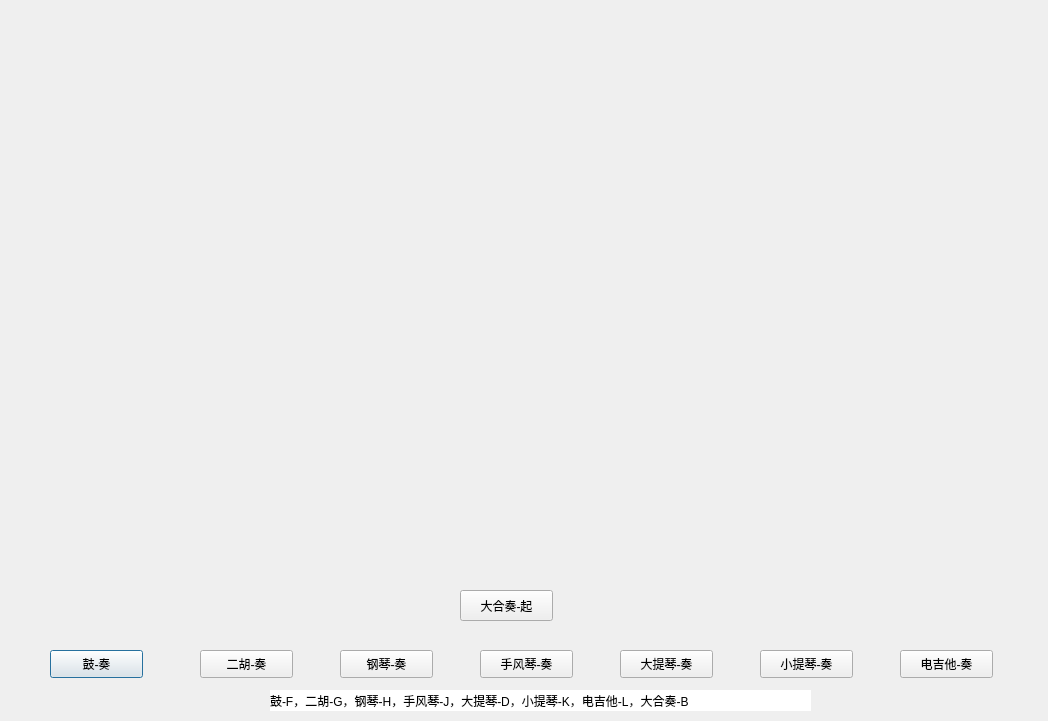
<?xml version="1.0" encoding="UTF-8"?>
<ui version="4.0">
 <class>band</class>
 <widget class="QDialog" name="band">
  <property name="geometry">
   <rect>
    <x>0</x>
    <y>0</y>
    <width>1048</width>
    <height>721</height>
   </rect>
  </property>
  <property name="windowTitle">
   <string>Dialog</string>
  </property>
  <widget class="QPushButton" name="drumBtn">
   <property name="geometry">
    <rect>
     <x>50</x>
     <y>650</y>
     <width>93</width>
     <height>28</height>
    </rect>
   </property>
   <property name="text">
    <string>鼓-奏</string>
   </property>
   <property name="shortcut">
    <string>F</string>
   </property>
  </widget>
  <widget class="QLabel" name="DJgif">
   <property name="geometry">
    <rect>
     <x>410</x>
     <y>290</y>
     <width>191</width>
     <height>191</height>
    </rect>
   </property>
   <property name="text">
    <string/>
   </property>
  </widget>
  <widget class="QLabel" name="drumgif">
   <property name="geometry">
    <rect>
     <x>60</x>
     <y>280</y>
     <width>131</width>
     <height>131</height>
    </rect>
   </property>
   <property name="text">
    <string/>
   </property>
  </widget>
  <widget class="QPushButton" name="erhuBtn">
   <property name="geometry">
    <rect>
     <x>200</x>
     <y>650</y>
     <width>93</width>
     <height>28</height>
    </rect>
   </property>
   <property name="text">
    <string>二胡-奏</string>
   </property>
   <property name="shortcut">
    <string>G</string>
   </property>
  </widget>
  <widget class="QLabel" name="erhuGif">
   <property name="geometry">
    <rect>
     <x>650</x>
     <y>520</y>
     <width>111</width>
     <height>121</height>
    </rect>
   </property>
   <property name="text">
    <string/>
   </property>
  </widget>
  <widget class="QPushButton" name="pianoBtn">
   <property name="geometry">
    <rect>
     <x>340</x>
     <y>650</y>
     <width>93</width>
     <height>28</height>
    </rect>
   </property>
   <property name="text">
    <string>钢琴-奏</string>
   </property>
   <property name="shortcut">
    <string>H</string>
   </property>
  </widget>
  <widget class="QLabel" name="pianoGif">
   <property name="geometry">
    <rect>
     <x>790</x>
     <y>150</y>
     <width>121</width>
     <height>121</height>
    </rect>
   </property>
   <property name="text">
    <string/>
   </property>
  </widget>
  <widget class="QPushButton" name="togeBtn">
   <property name="geometry">
    <rect>
     <x>460</x>
     <y>590</y>
     <width>93</width>
     <height>31</height>
    </rect>
   </property>
   <property name="text">
    <string>大合奏-起</string>
   </property>
   <property name="shortcut">
    <string>B</string>
   </property>
  </widget>
  <widget class="QPushButton" name="accordionBtn">
   <property name="geometry">
    <rect>
     <x>480</x>
     <y>650</y>
     <width>93</width>
     <height>28</height>
    </rect>
   </property>
   <property name="text">
    <string>手风琴-奏</string>
   </property>
   <property name="shortcut">
    <string>J</string>
   </property>
  </widget>
  <widget class="QPushButton" name="celloBtn">
   <property name="geometry">
    <rect>
     <x>620</x>
     <y>650</y>
     <width>93</width>
     <height>28</height>
    </rect>
   </property>
   <property name="text">
    <string>大提琴-奏</string>
   </property>
   <property name="shortcut">
    <string>D</string>
   </property>
  </widget>
  <widget class="QPushButton" name="violinBtn">
   <property name="geometry">
    <rect>
     <x>760</x>
     <y>650</y>
     <width>93</width>
     <height>28</height>
    </rect>
   </property>
   <property name="text">
    <string>小提琴-奏</string>
   </property>
   <property name="shortcut">
    <string>K</string>
   </property>
  </widget>
  <widget class="QPushButton" name="guitarBtn">
   <property name="geometry">
    <rect>
     <x>900</x>
     <y>650</y>
     <width>93</width>
     <height>28</height>
    </rect>
   </property>
   <property name="text">
    <string>电吉他-奏</string>
   </property>
   <property name="shortcut">
    <string>L</string>
   </property>
  </widget>
  <widget class="QLabel" name="accordionGif">
   <property name="geometry">
    <rect>
     <x>50</x>
     <y>490</y>
     <width>131</width>
     <height>121</height>
    </rect>
   </property>
   <property name="text">
    <string/>
   </property>
  </widget>
  <widget class="QLabel" name="celloGif">
   <property name="geometry">
    <rect>
     <x>80</x>
     <y>110</y>
     <width>121</width>
     <height>121</height>
    </rect>
   </property>
   <property name="text">
    <string/>
   </property>
  </widget>
  <widget class="QLabel" name="violinGif">
   <property name="geometry">
    <rect>
     <x>840</x>
     <y>300</y>
     <width>121</width>
     <height>121</height>
    </rect>
   </property>
   <property name="text">
    <string/>
   </property>
  </widget>
  <widget class="QLabel" name="guitarGif">
   <property name="geometry">
    <rect>
     <x>870</x>
     <y>490</y>
     <width>131</width>
     <height>121</height>
    </rect>
   </property>
   <property name="text">
    <string/>
   </property>
  </widget>
  <widget class="QLabel" name="label">
   <property name="geometry">
    <rect>
     <x>270</x>
     <y>690</y>
     <width>541</width>
     <height>21</height>
    </rect>
   </property>
   <property name="styleSheet">
    <string notr="true">background-color: rgb(255, 255, 255);</string>
   </property>
   <property name="text">
    <string>鼓-F，二胡-G，钢琴-H，手风琴-J，大提琴-D，小提琴-K，电吉他-L，大合奏-B</string>
   </property>
  </widget>
  <widget class="QLabel" name="label_2">
   <property name="geometry">
    <rect>
     <x>0</x>
     <y>0</y>
     <width>1051</width>
     <height>721</height>
    </rect>
   </property>
   <property name="text">
    <string/>
   </property>
   <property name="pixmap">
    <pixmap resource="photo.qrc">:/new/prefix1/MailList_photos/src=http___bkimg.cdn.bcebos.com_pic_2e2eb9389b504fc2ebc4c5f4e2dde71191ef6da3&amp;refer=http___bkimg.cdn.bcebos.webp</pixmap>
   </property>
   <property name="scaledContents">
    <bool>true</bool>
   </property>
  </widget>
  <zorder>label_2</zorder>
  <zorder>drumBtn</zorder>
  <zorder>DJgif</zorder>
  <zorder>drumgif</zorder>
  <zorder>erhuBtn</zorder>
  <zorder>erhuGif</zorder>
  <zorder>pianoBtn</zorder>
  <zorder>pianoGif</zorder>
  <zorder>togeBtn</zorder>
  <zorder>accordionBtn</zorder>
  <zorder>celloBtn</zorder>
  <zorder>violinBtn</zorder>
  <zorder>guitarBtn</zorder>
  <zorder>accordionGif</zorder>
  <zorder>celloGif</zorder>
  <zorder>violinGif</zorder>
  <zorder>guitarGif</zorder>
  <zorder>label</zorder>
 </widget>
 <resources>
  <include location="photo.qrc"/>
 </resources>
 <connections/>
</ui>
